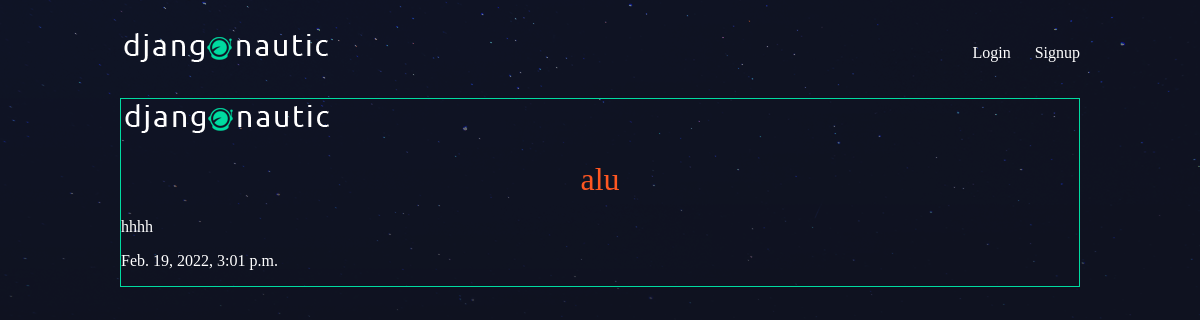
The page /articles/jjjjj on the database its author committed.
### articles/models.py (models this page shows, shortened)
class Article(models.Model):
    title = models.CharField(max_length=100)
    slug = models.SlugField()
    body = models.TextField()
    date = models.DateTimeField(auto_now_add=True)
    thumb = models.ImageField(default='default.png', blank=True)
    author = models.ForeignKey(User, default=None, on_delete=models.CASCADE)

### articles/views.py (the view)
# urls.py: path('articles/<slug>', views.article_detail, name="detail"),
def article_detail(request, slug):
    article = Article.objects.get(slug=slug)
    return render(request, 'articles/article_detail.html', {'article': article})

### articles/templates/articles/article_detail.html
{% extends 'base_layout.html' %}
{% block content %}
<div class="article-detail">
    <div class="article">
        <img src="{{ article.thumb.url }}" alt="thumb">
        <h2>{{ article.title }}</h2>
        <p>{{ article.body }}</p>
        <p>{{ article.date }}</p>
    </div>
</div>
{% endblock content %}

### assets/style.css (style rules this page uses)
body { background-color: #0f121f; background-image: url('stars.png'); background-repeat-y: no-repeat; color: #fff; }
body * { font-family: Ubuntu; }
h1, h2, h3, h4, h5 { font-weight: normal; margin: 0; }
.article { padding: 10px; border: 1px solid #00dba0; position: relative; padding-bottom: 40px; }
.article h2 { font-size: 1.2em; color: #ff5722; }
.article-detail .article { padding: 0; }
.article-detail .article img { max-width: 100%; }
.article-detail .article h2 { text-align: center; margin: 20px auto; font-size: 2em; }

### rows shown on the page
Article: thumb (picture), title "alu", body "hhhh", date "Feb. 19, 2022, 3:01 p.m."
